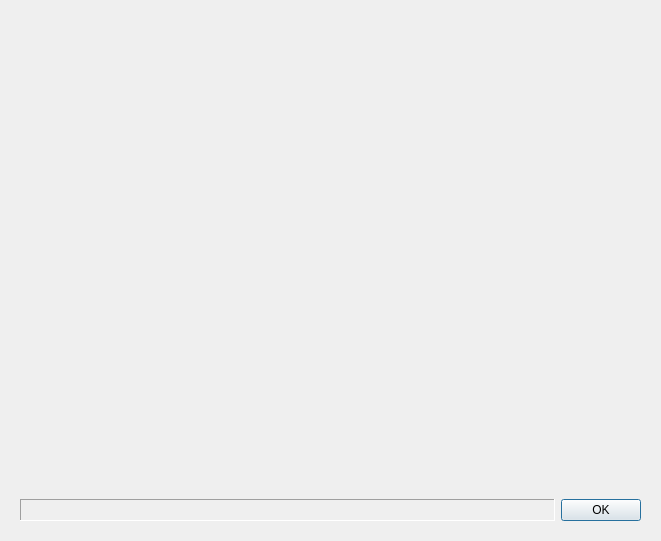
<?xml version="1.0" encoding="UTF-8"?>
<ui version="4.0">
 <class>EllipseDlg</class>
 <widget class="QDialog" name="EllipseDlg">
  <property name="geometry">
   <rect>
    <x>0</x>
    <y>0</y>
    <width>661</width>
    <height>541</height>
   </rect>
  </property>
  <property name="windowTitle">
   <string>Resolution Ellipses</string>
  </property>
  <layout class="QGridLayout" name="gridLayout">
   <item row="0" column="0">
    <widget class="QwtPlot" name="plot1">
     <property name="sizePolicy">
      <sizepolicy hsizetype="MinimumExpanding" vsizetype="MinimumExpanding">
       <horstretch>1</horstretch>
       <verstretch>1</verstretch>
      </sizepolicy>
     </property>
    </widget>
   </item>
   <item row="0" column="1">
    <widget class="QwtPlot" name="plot2">
     <property name="sizePolicy">
      <sizepolicy hsizetype="MinimumExpanding" vsizetype="MinimumExpanding">
       <horstretch>1</horstretch>
       <verstretch>1</verstretch>
      </sizepolicy>
     </property>
    </widget>
   </item>
   <item row="1" column="0">
    <widget class="QwtPlot" name="plot3">
     <property name="sizePolicy">
      <sizepolicy hsizetype="MinimumExpanding" vsizetype="MinimumExpanding">
       <horstretch>1</horstretch>
       <verstretch>1</verstretch>
      </sizepolicy>
     </property>
    </widget>
   </item>
   <item row="1" column="1">
    <widget class="QwtPlot" name="plot4">
     <property name="sizePolicy">
      <sizepolicy hsizetype="MinimumExpanding" vsizetype="MinimumExpanding">
       <horstretch>1</horstretch>
       <verstretch>1</verstretch>
      </sizepolicy>
     </property>
    </widget>
   </item>
   <item row="2" column="0" colspan="2">
    <widget class="QFrame" name="frame">
     <property name="frameShape">
      <enum>QFrame::NoFrame</enum>
     </property>
     <property name="frameShadow">
      <enum>QFrame::Plain</enum>
     </property>
     <layout class="QHBoxLayout" name="horizontalLayout">
      <item>
       <widget class="QLabel" name="labelStatus">
        <property name="sizePolicy">
         <sizepolicy hsizetype="Expanding" vsizetype="Preferred">
          <horstretch>0</horstretch>
          <verstretch>0</verstretch>
         </sizepolicy>
        </property>
        <property name="frameShape">
         <enum>QFrame::Panel</enum>
        </property>
        <property name="frameShadow">
         <enum>QFrame::Sunken</enum>
        </property>
        <property name="text">
         <string/>
        </property>
       </widget>
      </item>
      <item>
       <widget class="QDialogButtonBox" name="buttonBox">
        <property name="sizePolicy">
         <sizepolicy hsizetype="Fixed" vsizetype="Fixed">
          <horstretch>0</horstretch>
          <verstretch>0</verstretch>
         </sizepolicy>
        </property>
        <property name="orientation">
         <enum>Qt::Horizontal</enum>
        </property>
        <property name="standardButtons">
         <set>QDialogButtonBox::Ok</set>
        </property>
       </widget>
      </item>
     </layout>
    </widget>
   </item>
  </layout>
 </widget>
 <customwidgets>
  <customwidget>
   <class>QwtPlot</class>
   <extends>QFrame</extends>
   <header>qwt_plot.h</header>
  </customwidget>
 </customwidgets>
 <resources/>
 <connections>
  <connection>
   <sender>buttonBox</sender>
   <signal>accepted()</signal>
   <receiver>EllipseDlg</receiver>
   <slot>accept()</slot>
   <hints>
    <hint type="sourcelabel">
     <x>248</x>
     <y>254</y>
    </hint>
    <hint type="destinationlabel">
     <x>157</x>
     <y>274</y>
    </hint>
   </hints>
  </connection>
  <connection>
   <sender>buttonBox</sender>
   <signal>rejected()</signal>
   <receiver>EllipseDlg</receiver>
   <slot>reject()</slot>
   <hints>
    <hint type="sourcelabel">
     <x>316</x>
     <y>260</y>
    </hint>
    <hint type="destinationlabel">
     <x>286</x>
     <y>274</y>
    </hint>
   </hints>
  </connection>
 </connections>
</ui>
